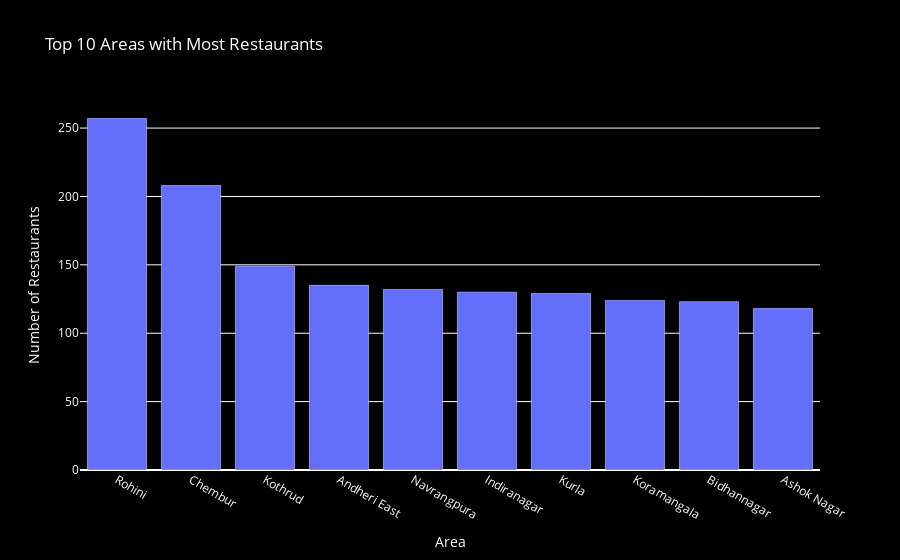

The code cell stored with this chart in its notebook:
### Markdown cell above
</div>
<div style="background-color: #F4A460; padding: 20px; border-radius: 10px; box-shadow: 5px 5px 10px #888888;">
  <h1 style="color: white; font-size: 30px; font-weight: bold; text-align: center; text-shadow: 2px 2px 4px #000000;">Data Analysis</h1>
</div>

### Code cell
# Top 10 areas with most restaurants
top_10_areas = df['Area'].value_counts().head(10)
fig = px.bar(top_10_areas, x=top_10_areas.index, y=top_10_areas.values, title='Top 10 Areas with Most Restaurants')

fig.update_xaxes(title_text='Area', title_font_color='white')  
fig.update_yaxes(title_text='Number of Restaurants', title_font_color='white')  

fig.update_layout(
    paper_bgcolor='black', 
    plot_bgcolor='black',
    font_color='white'    
)

fig.show()

### Figure 1 — Plotly figure (JSON) as saved in the notebook; plotly's stock layout.template omitted (floating-point values rounded to 4 significant figures)
{"data": [{"alignmentgroup": "True", "hovertemplate": "Area=%{x}<br>y=%{y}<extra></extra>", "legendgroup": "", "marker": {"color": "#636efa", "pattern": {"shape": ""}}, "name": "", "offsetgroup": "", "orientation": "v", "showlegend": false, "textposition": "auto", "type": "bar", "x": ["Rohini", "Chembur", "Kothrud", "Andheri East", "Navrangpura", "Indiranagar", "Kurla", "Koramangala", "Bidhannagar", "Ashok Nagar"], "xaxis": "x", "y": [257, 208, 149, 135, 132, 130, 129, 124, 123, 118], "yaxis": "y"}], "layout": {"barmode": "relative", "font": {"color": "white"}, "legend": {"tracegroupgap": 0}, "paper_bgcolor": "black", "plot_bgcolor": "black", "title": {"text": "Top 10 Areas with Most Restaurants"}, "xaxis": {"anchor": "y", "domain": [0, 1], "title": {"font": {"color": "white"}, "text": "Area"}}, "yaxis": {"anchor": "x", "domain": [0, 1], "title": {"font": {"color": "white"}, "text": "Number of Restaurants"}}}}
